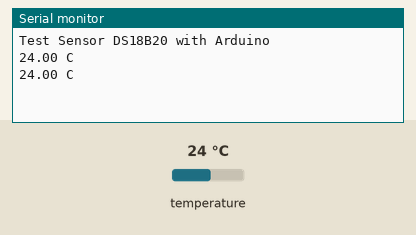
The sketch below on a simulated Arduino Uno, built with avr-gcc and run on an emulated ATmega328P. Parts: the last lines printed to the serial monitor. The test bench sets the inputs (shaded band); at power-on: temperature 24 °C.

Above: at 3.3 s.
3.4 s: temperature set to 12 °C
At 5.5 s:
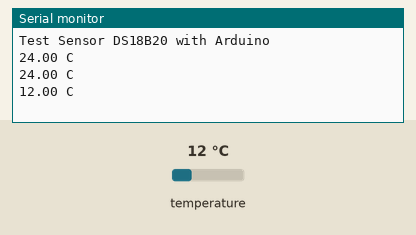
5.9 s: temperature set to 19 °C
At 7.0 s:
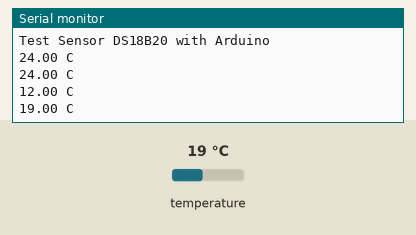
Timing chart, 0 to 8.9 s (numbered marks = the images above; inputs shaded):
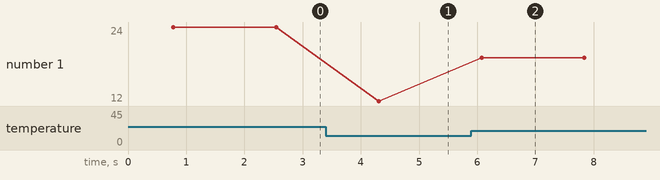

Measured:
- after the input at 3.4 s, the serial monitor: prints a new line after 0.91 s (image 1)
- after the input at 5.9 s, the serial monitor: prints a new line after 0.17 s (image 2)
- plotted number 1: 24 → 12 after the input at 3.4 s, 12 → 19 after the input at 5.9 s

The sketch:

Sensor-DS18B20.ino
```cpp
#include <OneWire.h>
#include <DallasTemperature.h>
#include <Wire.h>

int TEMPERATURE_PIN = 8;
float TEMPERATURE_DATA = 0;

OneWire oneWire(TEMPERATURE_PIN);
DallasTemperature sensor (&oneWire);

void setup() {

  Serial.begin(9600);
  Serial.println("Test Sensor DS18B20 with Arduino");
  sensor.begin();

}

void loop() {

  sensor.requestTemperatures();
  TEMPERATURE_DATA = sensor.getTempCByIndex(0);
  Serial.print(TEMPERATURE_DATA);
  Serial.println(" C");
  delay(1000);

}
```
